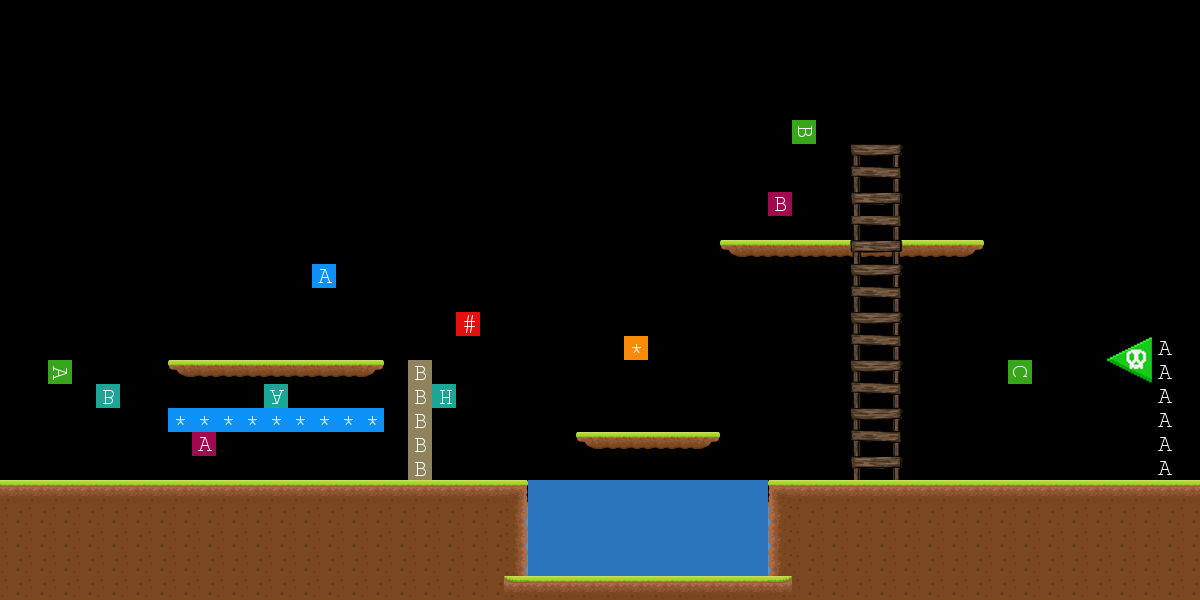

A level layout from a 2D game, rendered from its tile map. Below: a short description, then the map file with tile-grid data replaced by summaries:
An orthogonal 50x25 tile map with 24x24 px tiles, 11 tile layers (DecorationBack_1, Base_1, Base_2, Base_3, ...), 7 tilesets and 3 objects (1, 2, 3).

<map version="1.2" tiledversion="1.3.0" orientation="orthogonal" renderorder="right-down" compressionlevel="0" width="50" height="25" tilewidth="24" tileheight="24" infinite="0" nextlayerid="16" nextobjectid="10">
 <tileset firstgid="1" name="Base" tilewidth="24" tileheight="24" spacing="1" margin="1" tilecount="8" columns="8">
  <image source="maps/Base.png" width="201" height="26" />
  <tile id="7">
   <properties>
    <property name="DIRECTION" value="0,2,0" />
    <property name="LENGTH" value="96" />
    <property name="SPEED" value="2" />
    <property name="TYPE" value="2" />
   </properties>
  </tile>
 </tileset>
 <tileset firstgid="9" name="Solid" tilewidth="24" tileheight="24" spacing="1" margin="1" tilecount="8" columns="8">
  <image source="maps/Solid.png" width="201" height="26" />
 </tileset>
 <tileset firstgid="17" name="Location" tilewidth="24" tileheight="24" tilecount="100" columns="10">
  <image source="maps/Location.png" width="240" height="240" />
 </tileset>
 <tileset firstgid="117" name="Notification" tilewidth="24" tileheight="24" tilecount="100" columns="10">
  <image source="maps/Notification.png" width="240" height="240" />
 </tileset>
 <tileset firstgid="217" name="Liquid" tilewidth="24" tileheight="24" spacing="1" margin="1" tilecount="30" columns="6">
  <image source="maps/Water.png" width="151" height="126" />
 </tileset>
 <tileset firstgid="247" name="Ladder" tilewidth="24" tileheight="24" tilecount="36" columns="12">
  <image source="maps/Ladder.png" width="288" height="72" />
 </tileset>
 <tileset firstgid="283" name="Flags" tilewidth="24" tileheight="24" tilecount="330" columns="30">
  <image source="maps/MarioFlags.png" width="720" height="264" />
 </tileset>
 <layer id="11" name="DecorationBack_1" width="50" height="25">
  <data>[1250 cells, 27 non-empty, 14 distinct tile ids]</data>
 </layer>
 <layer id="1" name="Base_1" width="50" height="25">
  <data>[1250 cells, 49 non-empty, 6 distinct tile ids]</data>
 </layer>
 <layer id="5" name="Base_2" width="50" height="25">
  <properties>
   <property name="DIRECTION" value="0,-2,0" />
   <property name="LENGTH" value="96" />
   <property name="SPEED" value="2" />
   <property name="TYPEMOV" value="2" />
  </properties>
  <data>[1250 cells, 6 non-empty, 3 distinct tile ids]</data>
 </layer>
 <layer id="7" name="Base_3" width="50" height="25">
  <data>[1250 cells, 11 non-empty, 3 distinct tile ids]</data>
 </layer>
 <layer id="8" name="Ladder_1" width="50" height="25">
  <data>[1250 cells, 39 non-empty, 9 distinct tile ids]</data>
 </layer>
 <layer id="2" name="Solid_1" width="50" height="25">
  <data>[1250 cells, 158 non-empty, 3 distinct tile ids]</data>
 </layer>
 <layer id="6" name="Liquid_1" width="50" height="25" opacity="0.75">
  <properties>
   <property name="ACCELERATION" value="0.35" />
   <property name="LOOPS" value="2" />
   <property name="SPEED" value="2" />
   <property name="TILES" value="1,2,3,4,5,6,7,8,9,10,11,12,13,14,15,16,17,18,19,20,21,22,23,24" />
   <property name="TYPEUPDATE" value="0" />
  </properties>
  <data>[1250 cells, 50 non-empty, 2 distinct tile ids]</data>
 </layer>
 <layer id="15" name="Base_Lake" width="50" height="25">
  <data>[1250 cells, 12 non-empty, 3 distinct tile ids]</data>
 </layer>
 <layer id="12" name="DecorationFront_1" width="50" height="25">
  <data>[1250 cells, 0 non-empty, 0 distinct tile ids]</data>
 </layer>
 <layer id="3" name="Location" width="50" height="25">
  <data>[1250 cells, 18 non-empty, 10 distinct tile ids]</data>
 </layer>
 <layer id="4" name="Notification" width="50" height="25">
  <data>[1250 cells, 13 non-empty, 4 distinct tile ids]</data>
 </layer>
 <objectgroup id="10" name="BadGuysObjectZone">
  <object id="1" name="1" x="289" y="242" width="72" height="70">
   <properties>
    <property name="0" value="YES" />
    <property name="1" value="NO" />
    <property name="2" value="NO" />
    <property name="3" value="YES" />
    <property name="4" value="10,16" />
    <property name="5" value="0" />
    <property name="6" value="100" />
    <property name="7" value="1000" />
    <property name="8" value="5" />
    <property name="9" value="71000" />
   </properties>
  </object>
  <object id="8" name="2" x="167" y="409" width="76" height="74">
   <properties>
    <property name="0" value="72000" />
    <property name="1" value="NO" />
   </properties>
  </object>
  <object id="9" name="3" x="743" y="165" width="76" height="74">
   <properties>
    <property name="0" value="72000" />
    <property name="1" value="NO" />
   </properties>
  </object>
 </objectgroup>
</map>
